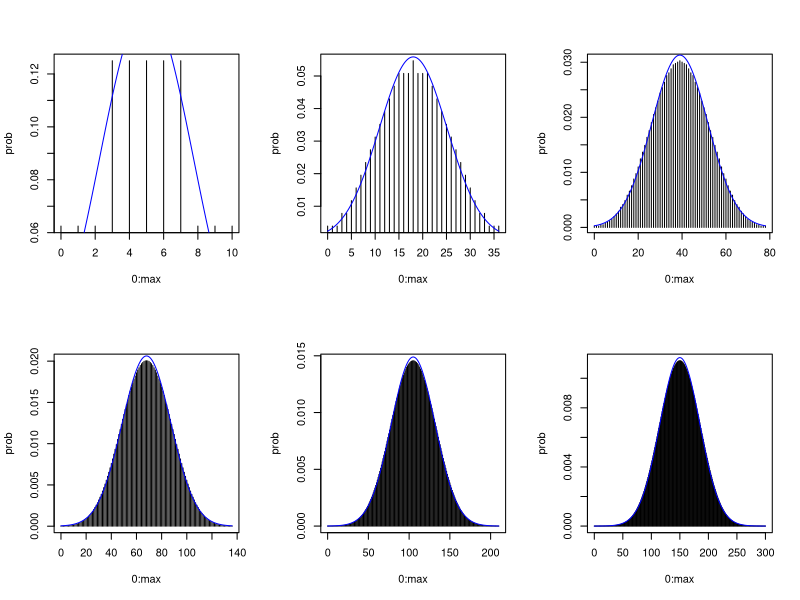

Write the R code that produced this figure.
par(mfrow = c(2,3))
for(n in seq(4, 24, by = 4)){
  max = n*(n+1)/2
  prob = dsignrank(0:max, n)
  sd = sqrt(n*(n+1)*(2*n+1)/24)
  plot(0:max, prob, type = 'h')
  
  x = seq(0, max, by = 0.01)
  y = dnorm(x, mean = max/2, sd = sd)
  lines(x,y, col = 'blue')
}
